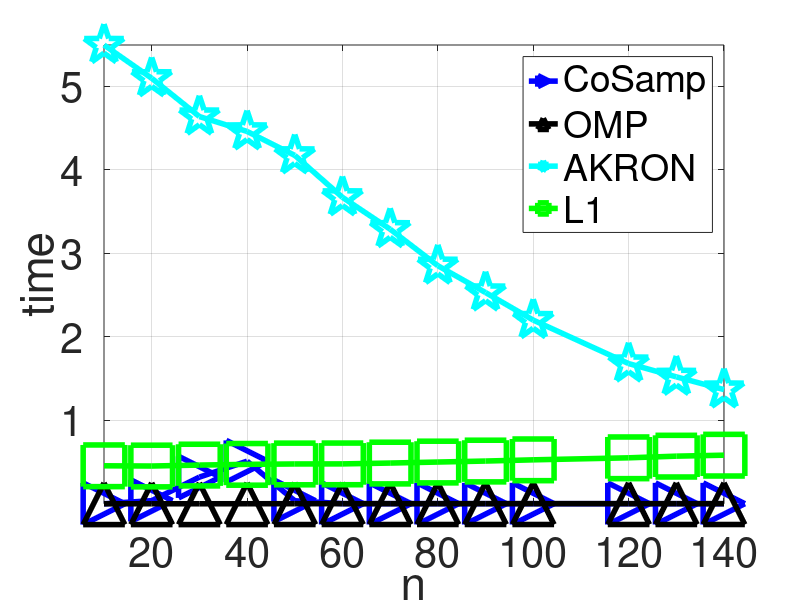

Reproduce this figure in MATLAB.
clc
clear
close all


load mat/timerz.mat

lw = 4;
ms = 30;
fs = 30;



figure 
hold on;
box on;
grid on;
plot(Ms, timez_A(2, :), 'b>-', 'LineWidth', lw, 'MarkerSize', ms);%kr
plot(Ms, timez_A(3, :), 'k^-', 'LineWidth', lw, 'MarkerSize', ms);%kr
plot(Ms, timez_A(4, :), 'cp-', 'LineWidth', lw, 'MarkerSize', ms);%kr
plot(Ms, timez_A(5, :), 'gs-', 'LineWidth', lw, 'MarkerSize', ms);%kr
axis tight;
legend('CoSamp', 'OMP', 'AKRON', 'L1', 'Location', 'best');
xlabel('n', 'FontSize', fs);
ylabel('time', 'FontSize', fs);
set(gca, 'fontsize', fs);


